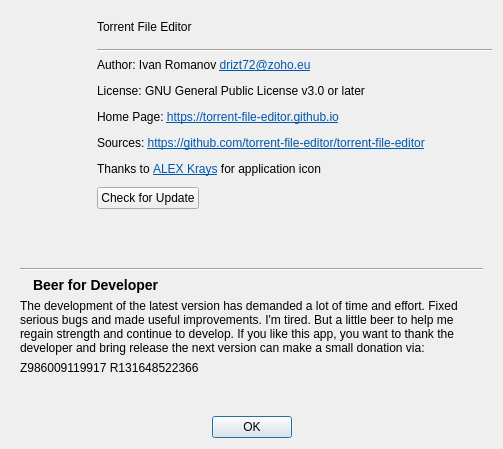
<?xml version="1.0" encoding="UTF-8"?>
<ui version="4.0">
 <class>AboutDlg</class>
 <widget class="QDialog" name="AboutDlg">
  <property name="geometry">
   <rect>
    <x>0</x>
    <y>0</y>
    <width>503</width>
    <height>449</height>
   </rect>
  </property>
  <property name="windowTitle">
   <string notr="true">About Torrent File Editor</string>
  </property>
  <layout class="QGridLayout" name="gridLayout">
   <item row="6" column="0" colspan="2">
    <widget class="QDialogButtonBox" name="buttonBox">
     <property name="orientation">
      <enum>Qt::Horizontal</enum>
     </property>
     <property name="standardButtons">
      <set>QDialogButtonBox::Ok</set>
     </property>
     <property name="centerButtons">
      <bool>true</bool>
     </property>
    </widget>
   </item>
   <item row="5" column="0" colspan="2">
    <widget class="QWidget" name="wdgDonation" native="true">
     <property name="styleSheet">
      <string notr="true"/>
     </property>
     <layout class="QGridLayout" name="gridLayout_2">
      <item row="1" column="1">
       <widget class="QLabel" name="label_4">
        <property name="text">
         <string>&lt;h3&gt;Beer for Developer&lt;/h3&gt;</string>
        </property>
        <property name="textInteractionFlags">
         <set>Qt::LinksAccessibleByMouse|Qt::TextSelectableByMouse</set>
        </property>
       </widget>
      </item>
      <item row="1" column="0">
       <widget class="QLabel" name="label_6">
        <property name="sizePolicy">
         <sizepolicy hsizetype="Fixed" vsizetype="Fixed">
          <horstretch>0</horstretch>
          <verstretch>0</verstretch>
         </sizepolicy>
        </property>
        <property name="text">
         <string/>
        </property>
        <property name="pixmap">
         <pixmap resource="resources.qrc">:/icons/beer.png</pixmap>
        </property>
       </widget>
      </item>
      <item row="0" column="0" colspan="2">
       <widget class="Line" name="line_2">
        <property name="orientation">
         <enum>Qt::Horizontal</enum>
        </property>
       </widget>
      </item>
      <item row="3" column="0" colspan="2">
       <widget class="QLabel" name="label_7">
        <property name="text">
         <string notr="true">&lt;html&gt;&lt;head/&gt;&lt;body&gt;&lt;p&gt;&lt;img src=&quot;:/icons/wmlogo_16.png&quot;/&gt; Z986009119917 &lt;img src=&quot;:/icons/wmlogo_16.png&quot;/&gt; R131648522366&lt;/p&gt;&lt;p&gt;&lt;a href=&quot;https://money.yandex.ru/to/410013137242898&quot;&gt;&lt;img src=&quot;:/icons/ya_money_logo_eng.png&quot;/&gt;&lt;/a&gt;&lt;/p&gt;&lt;/body&gt;&lt;/html&gt;</string>
        </property>
        <property name="openExternalLinks">
         <bool>true</bool>
        </property>
        <property name="textInteractionFlags">
         <set>Qt::LinksAccessibleByMouse|Qt::TextSelectableByMouse</set>
        </property>
       </widget>
      </item>
      <item row="2" column="0" colspan="2">
       <widget class="QLabel" name="lbDonation">
        <property name="text">
         <string>The development of the latest version has demanded a lot of time and effort. Fixed serious bugs and made useful improvements. I'm tired. But a little beer to help me regain strength and continue to develop. If you like this app, you want to thank the developer and bring release the next version can make a small donation via:</string>
        </property>
        <property name="wordWrap">
         <bool>true</bool>
        </property>
        <property name="textInteractionFlags">
         <set>Qt::LinksAccessibleByMouse|Qt::TextSelectableByMouse</set>
        </property>
       </widget>
      </item>
     </layout>
    </widget>
   </item>
   <item row="1" column="1">
    <widget class="Line" name="line">
     <property name="orientation">
      <enum>Qt::Horizontal</enum>
     </property>
    </widget>
   </item>
   <item row="3" column="1">
    <widget class="QWidget" name="widget" native="true">
     <layout class="QHBoxLayout" name="horizontalLayout">
      <property name="spacing">
       <number>0</number>
      </property>
      <property name="leftMargin">
       <number>0</number>
      </property>
      <property name="topMargin">
       <number>0</number>
      </property>
      <property name="rightMargin">
       <number>0</number>
      </property>
      <property name="bottomMargin">
       <number>0</number>
      </property>
      <item>
       <widget class="QPushButton" name="btCheckUpdate">
        <property name="text">
         <string>Check for Update</string>
        </property>
       </widget>
      </item>
      <item>
       <spacer name="horizontalSpacer">
        <property name="orientation">
         <enum>Qt::Horizontal</enum>
        </property>
        <property name="sizeHint" stdset="0">
         <size>
          <width>40</width>
          <height>20</height>
         </size>
        </property>
       </spacer>
      </item>
     </layout>
    </widget>
   </item>
   <item row="2" column="0">
    <widget class="QLabel" name="label_3">
     <property name="sizePolicy">
      <sizepolicy hsizetype="Fixed" vsizetype="Preferred">
       <horstretch>0</horstretch>
       <verstretch>0</verstretch>
      </sizepolicy>
     </property>
     <property name="minimumSize">
      <size>
       <width>80</width>
       <height>0</height>
      </size>
     </property>
     <property name="text">
      <string/>
     </property>
     <property name="pixmap">
      <pixmap resource="resources.qrc">:/icons/app_64.png</pixmap>
     </property>
     <property name="alignment">
      <set>Qt::AlignLeading|Qt::AlignLeft|Qt::AlignTop</set>
     </property>
    </widget>
   </item>
   <item row="0" column="1">
    <widget class="QLabel" name="label">
     <property name="text">
      <string notr="true">&lt;html&gt;&lt;head/&gt;&lt;body&gt;&lt;p&gt;Torrent File Editor&lt;/p&gt;&lt;/body&gt;&lt;/html&gt;</string>
     </property>
     <property name="textInteractionFlags">
      <set>Qt::LinksAccessibleByMouse|Qt::TextSelectableByMouse</set>
     </property>
    </widget>
   </item>
   <item row="2" column="1">
    <widget class="QLabel" name="label_2">
     <property name="text">
      <string>&lt;html&gt;&lt;head/&gt;&lt;body&gt;&lt;p&gt;Author: Ivan Romanov &lt;a href=&quot;mailto:drizt72@zoho.eu&quot;&gt;&lt;span style=&quot; text-decoration: underline; color:#0057ae;&quot;&gt;drizt72@zoho.eu&lt;/span&gt;&lt;/a&gt;&lt;/p&gt;&lt;p&gt;License: GNU General Public License v3.0 or later&lt;/p&gt;&lt;p&gt;Home Page: &lt;a href=&quot;https://torrent-file-editor.github.io&quot;&gt;&lt;span style=&quot; text-decoration: underline; color:#0057ae;&quot;&gt;https://torrent-file-editor.github.io&lt;/span&gt;&lt;/a&gt;&lt;/p&gt;&lt;p&gt;Sources: &lt;a href=&quot;https://github.com/torrent-file-editor/torrent-file-editor&quot;&gt;&lt;span style=&quot; text-decoration: underline; color:#0057ae;&quot;&gt;https://github.com/torrent-file-editor/torrent-file-editor&lt;/span&gt;&lt;/a&gt;&lt;/p&gt;&lt;p&gt;Thanks to &lt;a href=&quot;http://rutracker.org/forum/profile.php?mode=viewprofile&amp;amp;u=8465051&quot;&gt;&lt;span style=&quot; text-decoration: underline; color:#0057ae;&quot;&gt;ALEX Krays&lt;/span&gt;&lt;/a&gt; for application icon&lt;/p&gt;&lt;/body&gt;&lt;/html&gt;</string>
     </property>
     <property name="openExternalLinks">
      <bool>true</bool>
     </property>
     <property name="textInteractionFlags">
      <set>Qt::LinksAccessibleByMouse|Qt::TextSelectableByMouse</set>
     </property>
    </widget>
   </item>
   <item row="4" column="1">
    <widget class="QLabel" name="lbShowUpdate">
     <property name="text">
      <string/>
     </property>
     <property name="openExternalLinks">
      <bool>true</bool>
     </property>
    </widget>
   </item>
  </layout>
 </widget>
 <resources>
  <include location="resources.qrc"/>
 </resources>
 <connections>
  <connection>
   <sender>buttonBox</sender>
   <signal>accepted()</signal>
   <receiver>AboutDlg</receiver>
   <slot>accept()</slot>
   <hints>
    <hint type="sourcelabel">
     <x>254</x>
     <y>451</y>
    </hint>
    <hint type="destinationlabel">
     <x>157</x>
     <y>274</y>
    </hint>
   </hints>
  </connection>
  <connection>
   <sender>buttonBox</sender>
   <signal>rejected()</signal>
   <receiver>AboutDlg</receiver>
   <slot>reject()</slot>
   <hints>
    <hint type="sourcelabel">
     <x>322</x>
     <y>451</y>
    </hint>
    <hint type="destinationlabel">
     <x>286</x>
     <y>274</y>
    </hint>
   </hints>
  </connection>
  <connection>
   <sender>btCheckUpdate</sender>
   <signal>clicked()</signal>
   <receiver>AboutDlg</receiver>
   <slot>checkUpdate()</slot>
   <hints>
    <hint type="sourcelabel">
     <x>171</x>
     <y>191</y>
    </hint>
    <hint type="destinationlabel">
     <x>496</x>
     <y>182</y>
    </hint>
   </hints>
  </connection>
 </connections>
 <slots>
  <slot>checkUpdate()</slot>
 </slots>
</ui>
